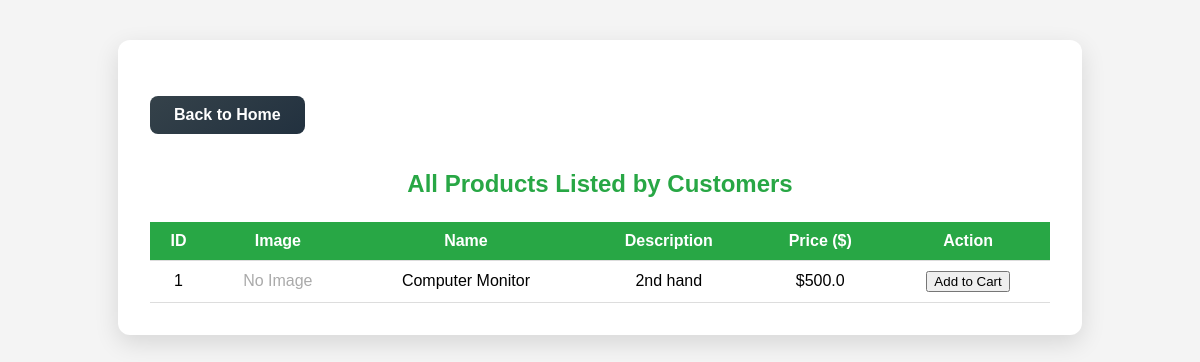
The app's page /all_products with its own data.
### models/product.py (models this page shows)
class Product(db.Model):
    __tablename__ = 'product'
    __table_args__ = {'extend_existing': True}
    id = db.Column(db.Integer, primary_key=True)
    name = db.Column(db.String(100), nullable=False)
    description = db.Column(db.Text, nullable=False)
    price = db.Column(db.Float, nullable=False)
    image = db.Column(db.String(200))

### routes/product_routes.py (the view)
@main.route('/all_products')
def all_products():
    products = Product.query.all()
    return render_template('all_products.html', products=products)

### templates/all_products.html (shortened to what this page needs)
<!DOCTYPE html>
<html lang="en">
<head>
</head>
<body>
    <div class="container">
        <a href="{{ url_for('main.home2') }}" class="back-btn" style="margin-bottom: 16px;">Back to Home</a>
        <h2>All Products Listed by Customers</h2>
        <table>
            <tr>
                <th>ID</th>
                <th>Image</th>
                <th>Name</th>
                <th>Description</th>
                <th>Price ($)</th>
                <th>Action</th>
            </tr>
            {% for product in products %}
            <tr>
                <td>{{ product.id }}</td>
                <td>
                    {% if product.image %}
                        <img src="{{ url_for('static', filename=product.image) }}" alt="{{ product.name }}" class="product-img">
                    {% else %}
                        <span style="color:#aaa;">No Image</span>
                    {% endif %}
                </td>
                <td>{{ product.name }}</td>
                <td>{{ product.description }}</td>
                <td>${{ product.price }}</td>
                <td>
                    <form action="{{ url_for('main.add_to_cart_from_all', product_id=product.id) }}" method="post" style="margin:0;">
                        <button type="submit" class="btn">Add to Cart</button>
                    </form>
                </td>
            </tr>
            {% endfor %}
        </table>
    </div>
</body>
</html>

### templates/all_products.html (style rules this page uses)
body { background: #f4f4f4; font-family: Arial, sans-serif; }
.container { max-width: 900px; margin: 40px auto; background: #fff; padding: 32px; border-radius: 12px; box-shadow: 0 8px 24px rgba(0,0,0,0.12); }
h2 { text-align: center; color: #28a745; }
table { width: 100%; border-collapse: collapse; margin-top: 24px; }
th, td { padding: 10px; border-bottom: 1px solid #ddd; text-align: center; }
th { background: #28a745; color: #fff; }
.back-btn { display: inline-block; margin-top: 24px; padding: 10px 24px; border: none; border-radius: 8px; background: linear-gradient(145deg, #35424a 0%, #22313f 100%); color: #fff; font-weight: bold; text-decoration: none; cursor: pointer; transition: background 0.2s; }

### records on screen
Product: id "1", shows "No Image", name "Computer Monitor", description "2nd hand", price "500.0"
